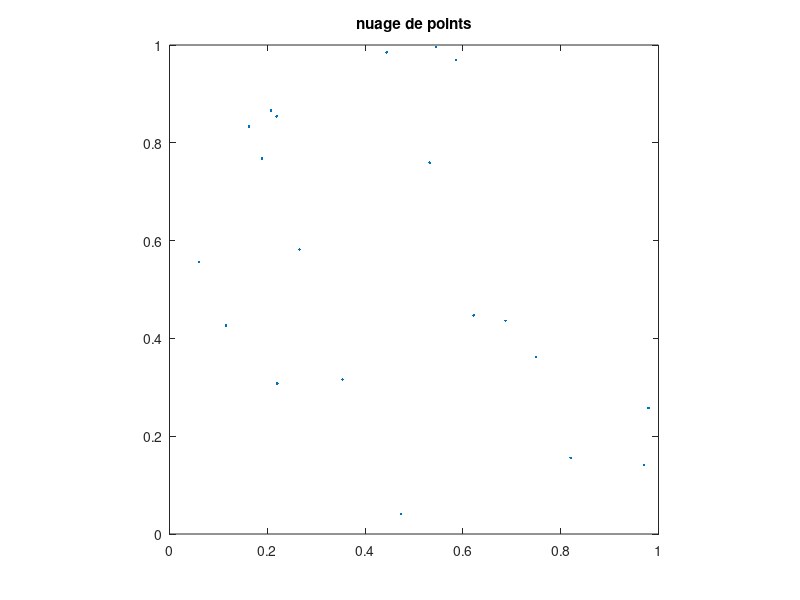

The MATLAB script that drew this image: (Note: this script raises an error after producing the figure.)
%% Le plus petit cercle englobant (algorithme naif 2D)
% SABIR ILYASS
close all; clearvars;

%% construire le nuage de points dans le carré [0,1]²
n = 20; % n >= 3
points = rand(2,n);

%% affichage de nuage de points
figure;
plot(points(1,:), points(2,:), '.');
axis square; axis equal;
title("nuage de points");
axis([0 1 0 1]); hold on;

%% determination des deux points les plus distants:
RAYON = 0; index1 = 0; index2 = 2;
for i = 1:n
    for j = 1:n
        if (j ~= i)
            dis = sqrt((points(1,i) - points(1,j))^2 + (points(2,i) - points(2,j))^2);
            if (dis > RAYON)
                RAYON = dis / 2; index1 = i; index2 = j;
            end
        end
    end
end

count = 2;
CENTRE_X = (points(1, index1) + points(1, index2))/2; CENTRE_Y = (points(2, index1) + points(2, index2))/2;

for i = 1:n
    if (i ~= index1 && i ~= index2)
        dis = sqrt((points(1,i) - CENTRE_X)^2 + (points(2,i) - CENTRE_Y)^2);
        if (dis < RAYON)
            count = count + 1;
        end
    end
end

if (count < n)
    RAYON = Inf; CENTRE_X = 0; CENTRE_Y = 0;
    for i = 1:n
        for j = 1:n
            if (j ~= i)
                for k = 1:n
                    if (k ~= i && k ~= j)
                        [milieux, milieuy, rayon] = Disque(points(1,i), points(2,i), points(1,j), points(2,j), points(1,k), points(2,k));
                        count = 3;
                        for l = 1:n
                            if (l ~= i && l ~= j && l ~= k)
                                distance = sqrt((points(1,l) - milieux)^2 + (points(2,l) - milieuy)^2);
                                if (distance <= rayon)
                                    count = count + 1;
                                end
                            end
                        end
                        if ( count == n)
                            if rayon < RAYON
                                RAYON = rayon;
                                CENTRE_X = milieux;
                                CENTRE_Y = milieuy;
                           end
                        end
                    end
                end
            end
        end
    end
end

centre = [CENTRE_X CENTRE_Y];
pos = [centre - RAYON 2 * RAYON 2 * RAYON];
rectangle('Position',pos,'Curvature',[1 1]);
axis equal;
